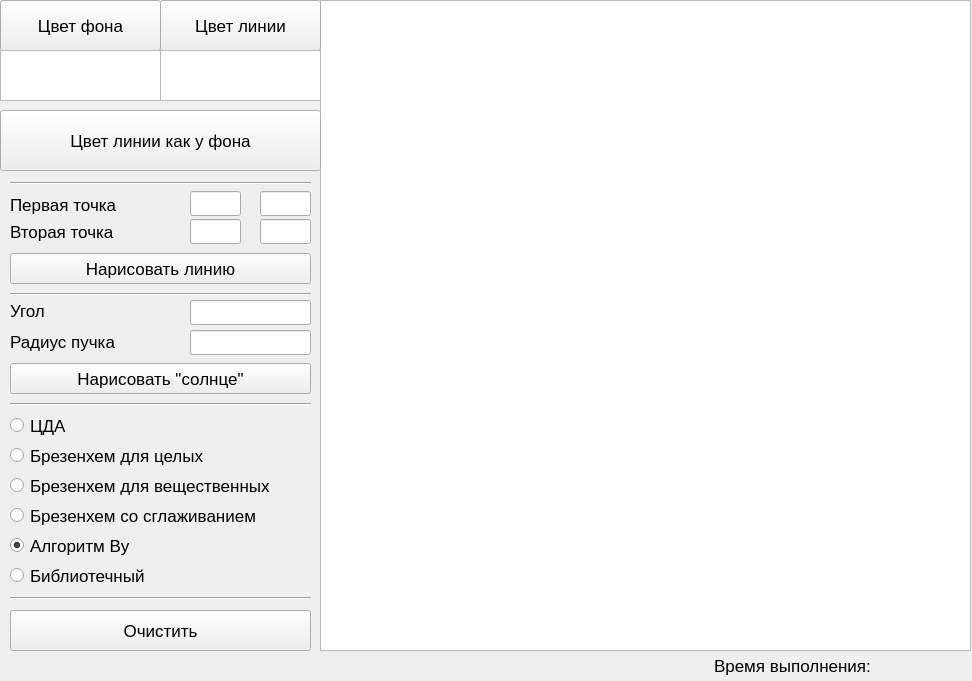
<?xml version="1.0" encoding="UTF-8"?>
<ui version="4.0">
 <class>MainWindow</class>
 <widget class="QMainWindow" name="MainWindow">
  <property name="geometry">
   <rect>
    <x>0</x>
    <y>0</y>
    <width>972</width>
    <height>681</height>
   </rect>
  </property>
  <property name="minimumSize">
   <size>
    <width>969</width>
    <height>573</height>
   </size>
  </property>
  <property name="font">
   <font>
    <weight>50</weight>
    <bold>false</bold>
   </font>
  </property>
  <property name="windowTitle">
   <string>Lab #3 by Ilyasov (Отрезки)</string>
  </property>
  <widget class="QWidget" name="centralwidget">
   <widget class="QGraphicsView" name="canvas">
    <property name="enabled">
     <bool>true</bool>
    </property>
    <property name="geometry">
     <rect>
      <x>320</x>
      <y>0</y>
      <width>651</width>
      <height>651</height>
     </rect>
    </property>
    <property name="font">
     <font>
      <pointsize>13</pointsize>
     </font>
    </property>
   </widget>
   <widget class="QRadioButton" name="CDA">
    <property name="geometry">
     <rect>
      <x>10</x>
      <y>410</y>
      <width>61</width>
      <height>31</height>
     </rect>
    </property>
    <property name="font">
     <font>
      <pointsize>13</pointsize>
     </font>
    </property>
    <property name="text">
     <string>ЦДА</string>
    </property>
   </widget>
   <widget class="QRadioButton" name="bresenham_int">
    <property name="geometry">
     <rect>
      <x>10</x>
      <y>440</y>
      <width>201</width>
      <height>31</height>
     </rect>
    </property>
    <property name="font">
     <font>
      <pointsize>13</pointsize>
     </font>
    </property>
    <property name="text">
     <string>Брезенхем для целых</string>
    </property>
   </widget>
   <widget class="QRadioButton" name="bresenham_float">
    <property name="geometry">
     <rect>
      <x>10</x>
      <y>470</y>
      <width>271</width>
      <height>31</height>
     </rect>
    </property>
    <property name="font">
     <font>
      <pointsize>13</pointsize>
     </font>
    </property>
    <property name="text">
     <string>Брезенхем для вещественных</string>
    </property>
   </widget>
   <widget class="QRadioButton" name="bresenham_smooth">
    <property name="geometry">
     <rect>
      <x>10</x>
      <y>500</y>
      <width>251</width>
      <height>31</height>
     </rect>
    </property>
    <property name="font">
     <font>
      <pointsize>13</pointsize>
     </font>
    </property>
    <property name="text">
     <string>Брезенхем со сглаживанием</string>
    </property>
   </widget>
   <widget class="QRadioButton" name="librarian">
    <property name="geometry">
     <rect>
      <x>10</x>
      <y>560</y>
      <width>141</width>
      <height>31</height>
     </rect>
    </property>
    <property name="font">
     <font>
      <pointsize>13</pointsize>
      <weight>50</weight>
      <italic>false</italic>
      <bold>false</bold>
      <underline>false</underline>
      <strikeout>false</strikeout>
      <kerning>true</kerning>
     </font>
    </property>
    <property name="text">
     <string>Библиотечный</string>
    </property>
    <property name="checkable">
     <bool>true</bool>
    </property>
    <property name="checked">
     <bool>false</bool>
    </property>
   </widget>
   <widget class="QPushButton" name="btn_bg">
    <property name="geometry">
     <rect>
      <x>0</x>
      <y>0</y>
      <width>161</width>
      <height>51</height>
     </rect>
    </property>
    <property name="font">
     <font>
      <pointsize>13</pointsize>
     </font>
    </property>
    <property name="text">
     <string>Цвет фона</string>
    </property>
   </widget>
   <widget class="QPushButton" name="btn_line">
    <property name="geometry">
     <rect>
      <x>160</x>
      <y>0</y>
      <width>161</width>
      <height>51</height>
     </rect>
    </property>
    <property name="font">
     <font>
      <pointsize>13</pointsize>
     </font>
    </property>
    <property name="text">
     <string>Цвет линии</string>
    </property>
   </widget>
   <widget class="QGraphicsView" name="bg_color">
    <property name="geometry">
     <rect>
      <x>0</x>
      <y>50</y>
      <width>161</width>
      <height>51</height>
     </rect>
    </property>
   </widget>
   <widget class="QGraphicsView" name="line_color">
    <property name="geometry">
     <rect>
      <x>160</x>
      <y>50</y>
      <width>161</width>
      <height>51</height>
     </rect>
    </property>
   </widget>
   <widget class="QLabel" name="label">
    <property name="geometry">
     <rect>
      <x>10</x>
      <y>189</y>
      <width>141</width>
      <height>31</height>
     </rect>
    </property>
    <property name="font">
     <font>
      <pointsize>13</pointsize>
     </font>
    </property>
    <property name="text">
     <string>Первая точка</string>
    </property>
   </widget>
   <widget class="QLabel" name="label_2">
    <property name="geometry">
     <rect>
      <x>10</x>
      <y>216</y>
      <width>141</width>
      <height>31</height>
     </rect>
    </property>
    <property name="font">
     <font>
      <pointsize>13</pointsize>
     </font>
    </property>
    <property name="text">
     <string>Вторая точка</string>
    </property>
   </widget>
   <widget class="Line" name="line">
    <property name="geometry">
     <rect>
      <x>10</x>
      <y>590</y>
      <width>301</width>
      <height>16</height>
     </rect>
    </property>
    <property name="orientation">
     <enum>Qt::Horizontal</enum>
    </property>
   </widget>
   <widget class="Line" name="line_2">
    <property name="geometry">
     <rect>
      <x>10</x>
      <y>286</y>
      <width>301</width>
      <height>16</height>
     </rect>
    </property>
    <property name="orientation">
     <enum>Qt::Horizontal</enum>
    </property>
   </widget>
   <widget class="Line" name="line_3">
    <property name="geometry">
     <rect>
      <x>10</x>
      <y>396</y>
      <width>301</width>
      <height>16</height>
     </rect>
    </property>
    <property name="orientation">
     <enum>Qt::Horizontal</enum>
    </property>
   </widget>
   <widget class="QPushButton" name="line_drawing">
    <property name="geometry">
     <rect>
      <x>10</x>
      <y>253</y>
      <width>301</width>
      <height>31</height>
     </rect>
    </property>
    <property name="font">
     <font>
      <pointsize>13</pointsize>
     </font>
    </property>
    <property name="text">
     <string>Нарисовать линию</string>
    </property>
   </widget>
   <widget class="QPushButton" name="sun_drawing">
    <property name="geometry">
     <rect>
      <x>10</x>
      <y>363</y>
      <width>301</width>
      <height>31</height>
     </rect>
    </property>
    <property name="font">
     <font>
      <pointsize>13</pointsize>
     </font>
    </property>
    <property name="text">
     <string>Нарисовать &quot;солнце&quot;</string>
    </property>
   </widget>
   <widget class="QPushButton" name="clean_all">
    <property name="geometry">
     <rect>
      <x>10</x>
      <y>610</y>
      <width>301</width>
      <height>41</height>
     </rect>
    </property>
    <property name="font">
     <font>
      <pointsize>13</pointsize>
     </font>
    </property>
    <property name="text">
     <string>Очистить</string>
    </property>
   </widget>
   <widget class="QLabel" name="label_3">
    <property name="geometry">
     <rect>
      <x>10</x>
      <y>295</y>
      <width>141</width>
      <height>31</height>
     </rect>
    </property>
    <property name="font">
     <font>
      <pointsize>13</pointsize>
     </font>
    </property>
    <property name="text">
     <string>Угол</string>
    </property>
   </widget>
   <widget class="QLabel" name="label_4">
    <property name="geometry">
     <rect>
      <x>10</x>
      <y>326</y>
      <width>141</width>
      <height>31</height>
     </rect>
    </property>
    <property name="font">
     <font>
      <pointsize>13</pointsize>
     </font>
    </property>
    <property name="text">
     <string>Радиус пучка</string>
    </property>
   </widget>
   <widget class="QLabel" name="label_6">
    <property name="geometry">
     <rect>
      <x>714</x>
      <y>650</y>
      <width>171</width>
      <height>31</height>
     </rect>
    </property>
    <property name="font">
     <font>
      <pointsize>13</pointsize>
     </font>
    </property>
    <property name="text">
     <string>Время выполнения:</string>
    </property>
   </widget>
   <widget class="QLabel" name="time_label">
    <property name="geometry">
     <rect>
      <x>880</x>
      <y>660</y>
      <width>91</width>
      <height>16</height>
     </rect>
    </property>
    <property name="font">
     <font>
      <family>Ubuntu</family>
      <pointsize>13</pointsize>
     </font>
    </property>
    <property name="text">
     <string/>
    </property>
   </widget>
   <widget class="QRadioButton" name="algorithm_wu">
    <property name="enabled">
     <bool>true</bool>
    </property>
    <property name="geometry">
     <rect>
      <x>10</x>
      <y>530</y>
      <width>131</width>
      <height>31</height>
     </rect>
    </property>
    <property name="font">
     <font>
      <pointsize>13</pointsize>
      <weight>50</weight>
      <italic>false</italic>
      <bold>false</bold>
      <underline>false</underline>
      <strikeout>false</strikeout>
      <kerning>true</kerning>
     </font>
    </property>
    <property name="focusPolicy">
     <enum>Qt::StrongFocus</enum>
    </property>
    <property name="acceptDrops">
     <bool>false</bool>
    </property>
    <property name="text">
     <string>Алгоритм Ву</string>
    </property>
    <property name="checkable">
     <bool>true</bool>
    </property>
    <property name="checked">
     <bool>true</bool>
    </property>
   </widget>
   <widget class="QLineEdit" name="begin_x">
    <property name="geometry">
     <rect>
      <x>190</x>
      <y>191</y>
      <width>51</width>
      <height>25</height>
     </rect>
    </property>
   </widget>
   <widget class="QLineEdit" name="begin_y">
    <property name="geometry">
     <rect>
      <x>260</x>
      <y>191</y>
      <width>51</width>
      <height>25</height>
     </rect>
    </property>
   </widget>
   <widget class="QLineEdit" name="end_x">
    <property name="geometry">
     <rect>
      <x>190</x>
      <y>219</y>
      <width>51</width>
      <height>25</height>
     </rect>
    </property>
   </widget>
   <widget class="QLineEdit" name="end_y">
    <property name="geometry">
     <rect>
      <x>260</x>
      <y>219</y>
      <width>51</width>
      <height>25</height>
     </rect>
    </property>
   </widget>
   <widget class="QLineEdit" name="spin_angle">
    <property name="geometry">
     <rect>
      <x>190</x>
      <y>300</y>
      <width>121</width>
      <height>25</height>
     </rect>
    </property>
   </widget>
   <widget class="QLineEdit" name="spin_rad">
    <property name="geometry">
     <rect>
      <x>190</x>
      <y>330</y>
      <width>121</width>
      <height>25</height>
     </rect>
    </property>
   </widget>
   <widget class="QPushButton" name="color_line_like_bg_button">
    <property name="geometry">
     <rect>
      <x>0</x>
      <y>110</y>
      <width>321</width>
      <height>61</height>
     </rect>
    </property>
    <property name="font">
     <font>
      <pointsize>13</pointsize>
     </font>
    </property>
    <property name="text">
     <string>Цвет линии как у фона</string>
    </property>
   </widget>
   <widget class="Line" name="line_4">
    <property name="geometry">
     <rect>
      <x>10</x>
      <y>175</y>
      <width>301</width>
      <height>16</height>
     </rect>
    </property>
    <property name="orientation">
     <enum>Qt::Horizontal</enum>
    </property>
   </widget>
  </widget>
 </widget>
 <resources/>
 <connections/>
</ui>
